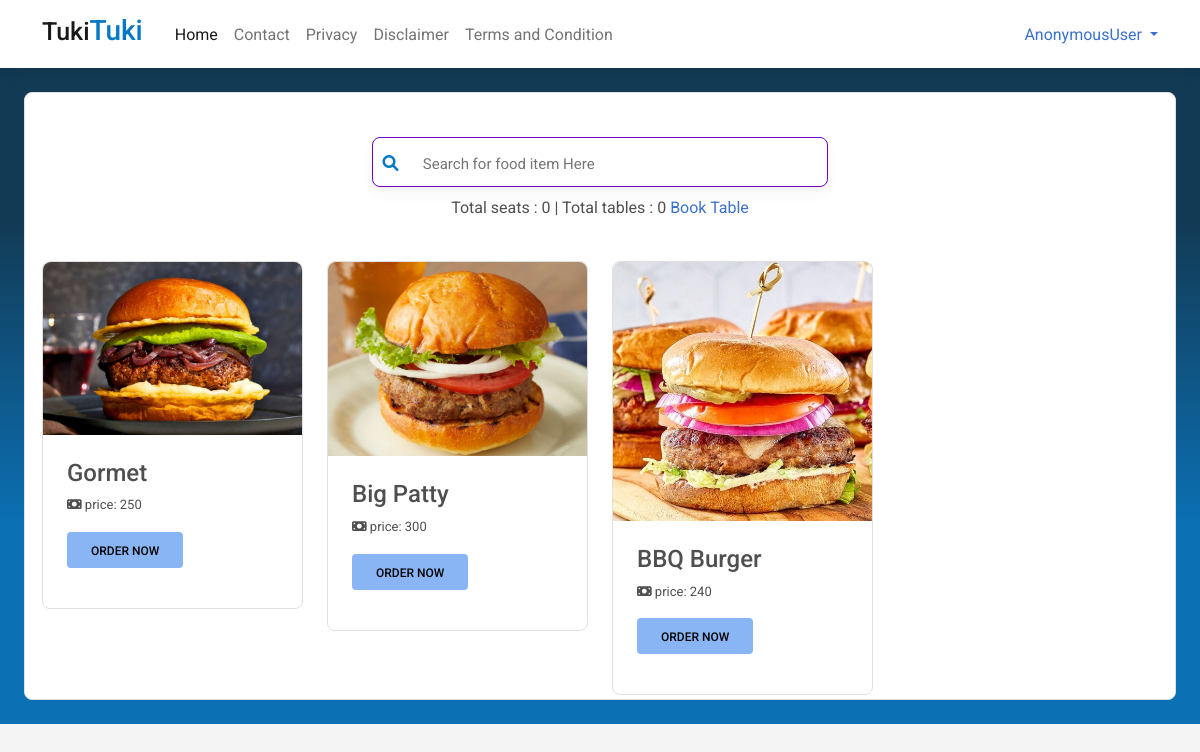
Page /restaurants/1/ on the committed database.
### App_Cloud/models.py (models this page shows, shortened)
class FoodItem(models.Model):
    restaurant = models.ForeignKey(Restaurant, on_delete=models.CASCADE,default=1)
    title = models.CharField(max_length=1000,default="None")
    price = models.IntegerField(default=0)
    photo = models.ImageField(null=False,blank=False,upload_to="food")

### App_Cloud/views.py (the view)
# urls.py: path("restaurants/<int:id>/",views.visitresturants,name="visitresturants"),
def visitresturants(request,id):
    rest = Restaurant.objects.get(id=id)
    tables = Table.objects.filter(restaurant=rest)
    total_tables = tables.count()
    seats = 0
    for t in tables:
        seats = seats + t.seats
    items = FoodItem.objects.filter(restaurant=rest)
    context = {
        "items" : items,
        "rest" : rest,
        "total_tables" : total_tables,
        "seats" : seats
    }
    return render(request,"App_Cloud/visitresturants.html",context)

### templates/App_Cloud/visitresturants.html (shortened to what this page needs)
{% extends "basic.html" %}
{% block content %}
<div class="main-section  p-4 ">
    <div class="card shadow-0 border p-1">
    <div class="search shadow-3  card">
        <div class="row">
            <div class="col-1">
                <i class="fas fa-magnifying-glass s-icon p-color"></i>
            </div>
            <div class="col-11">
                <input type="text" class="d-inline-block srch" placeholder="Search for food item Here" hx-get="/searchfood" hx-trigger="keyup" hx-target="#result" name="search" id="inputBox">
            </div>
        </div>
    </div>
    <div class="text-center">
        Total seats : {{seats}} | Total tables : {{total_tables}} <a href="/tables/{{rest.id}}/">Book Table</a>
    </div>
    <div class="container">
        <div id="result">
            {% include "App_Cloud/foodresult.html" %}
        </div>
    </div>
</div>
</div>
{% endblock content %}

### templates/App_Cloud/foodresult.html (shortened to what this page needs)
{% if items %}
<div class="row mt-4">
    {% for item in items %}
    <div class="col-md-3 mt-2">
            <div class="card shadow-0 border mt-2">
                <div class="bg-image hover-overlay ripple" data-mdb-ripple-color="light">
                  <img src="/media/{{item.photo}}" class="img-fluid"/>
                </div>
                <div class="card-body">
                  <h4 class="card-title">{{item.title}}</h4>
                  <p class="card-text" style="font-size:13px;"><i class="fas fa-money-bill"></i> price: {{item.price}}<p>
                  <a href="/orderfood/{{item.id}}/" class="btn btn-secondary">Order Now</a>
                </div>
              </div>
    </div>
    {% endfor %}
</div>
{% else %}
<div class="text-center mt-3">
    Nothing To Show!
</div>
{% endif %}

### rows in the picture
FoodItem: photo (picture), title "Gormet", price "250"
FoodItem: photo (picture), title "Big Patty", price "300"
FoodItem: photo (picture), title "BBQ Burger", price "240"

### other values in the picture
{{ user|capfirst }} "AnonymousUser"
{{ seats }} "0"
{{ total_tables }} "0"
